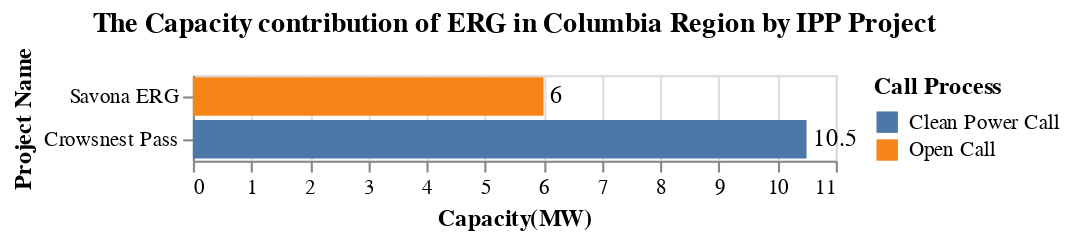

Here is the notebook cell this chart was saved with:
### Code cell
title = alt.TitleParams('The Capacity contribution of ERG in Columbia Region by IPP Project')

capacity_IPP = alt.Chart(data_CR, title = title).mark_bar().encode(
                    alt.Y('Project_name', title='Project Name',sort='x'),
                    alt.X('sum(Capacity(MW))', title='Capacity(MW)'),
                    alt.Color('Call_process', title = 'Call Process')).properties( width=300)
cap_CR_Loc_chart = capacity_IPP + capacity_IPP.mark_text(
    color = 'black', align='left', dx = 3).encode(text='sum(Capacity(MW))',color=alt.value('black'))
cap_CR_Loc_chart

### Figure 1 — Vega-Lite specification as saved in the notebook (floating-point values rounded to 4 significant figures)
{"config": {"view": {"continuousWidth": 300, "continuousHeight": 300}}, "layer": [{"mark": {"type": "bar"}, "encoding": {"color": {"field": "Call_process", "title": "Call Process", "type": "nominal"}, "x": {"aggregate": "sum", "field": "Capacity(MW)", "title": "Capacity(MW)", "type": "quantitative"}, "y": {"field": "Project_name", "sort": "x", "title": "Project Name", "type": "nominal"}}, "title": {"text": "The Capacity contribution of ERG in Columbia Region by IPP Project"}}, {"mark": {"type": "text", "align": "left", "color": "black", "dx": 3}, "encoding": {"color": {"value": "black"}, "text": {"aggregate": "sum", "field": "Capacity(MW)", "type": "quantitative"}, "x": {"aggregate": "sum", "field": "Capacity(MW)", "title": "Capacity(MW)", "type": "quantitative"}, "y": {"field": "Project_name", "sort": "x", "title": "Project Name", "type": "nominal"}}, "title": {"text": "The Capacity contribution of ERG in Columbia Region by IPP Project"}}], "data": {"name": "data-2cbb1a616e2316fc487222598714a2f2"}, "width": 300, "$schema": "https://vega.github.io/schema/vega-lite/v5.20.1.json", "datasets": {"data-2cbb1a616e2316fc487222598714a2f2": [{"Sub_region": "Kelly Lake Nicola", "Project_name": "Savona ERG", "IPP_seller": "EnPower Green Energy Generation Limited Partnership", "Location": "Savona", "Type": "ERG", "Year": "2006", "Call_process": "Open Call", "Capacity(MW)": 6.0, "Energy(GWh/yr)": 41.0, "Region": "Columbia Region"}, {"Sub_region": "East Kootenay", "Project_name": "Crowsnest Pass", "IPP_seller": "Enfinite BC LP", "Location": "Sparwood", "Type": "ERG", "Year": "2010", "Call_process": "Clean Power Call", "Capacity(MW)": 10.5, "Energy(GWh/yr)": 64.9, "Region": "Columbia Region"}]}}
